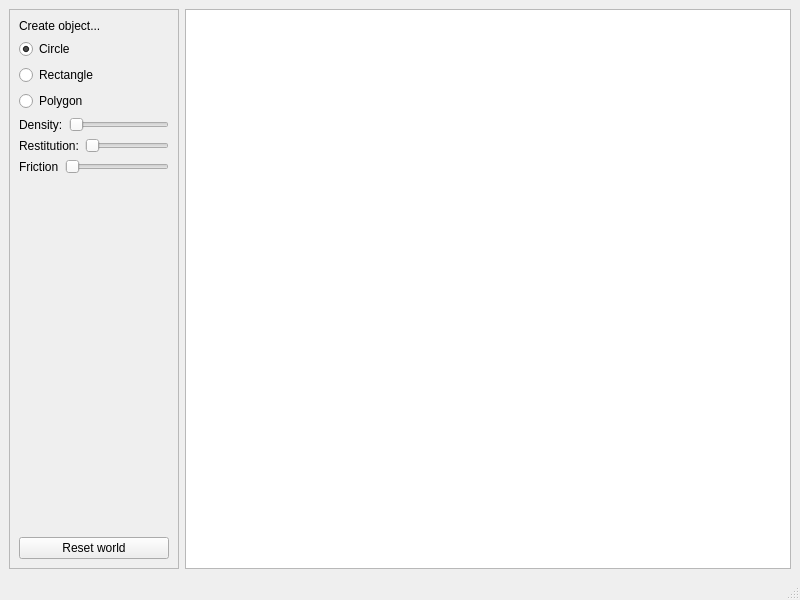
<?xml version="1.0" encoding="UTF-8"?>
<ui version="4.0">
 <class>sandboxClass</class>
 <widget class="QMainWindow" name="sandboxClass">
  <property name="geometry">
   <rect>
    <x>0</x>
    <y>0</y>
    <width>800</width>
    <height>600</height>
   </rect>
  </property>
  <property name="windowTitle">
   <string>MainWindow</string>
  </property>
  <widget class="QWidget" name="centralwidget">
   <layout class="QGridLayout" name="gridLayout">
    <item row="0" column="0">
     <layout class="QHBoxLayout" name="horizontalLayout_4">
      <item>
       <widget class="QFrame" name="frame">
        <property name="sizePolicy">
         <sizepolicy hsizetype="Fixed" vsizetype="Preferred">
          <horstretch>0</horstretch>
          <verstretch>0</verstretch>
         </sizepolicy>
        </property>
        <property name="frameShape">
         <enum>QFrame::StyledPanel</enum>
        </property>
        <property name="frameShadow">
         <enum>QFrame::Raised</enum>
        </property>
        <layout class="QVBoxLayout" name="verticalLayout_3">
         <item>
          <layout class="QVBoxLayout" name="verticalLayout_2">
           <item>
            <widget class="QLabel" name="createObjLabel">
             <property name="text">
              <string>Create object...</string>
             </property>
            </widget>
           </item>
           <item>
            <layout class="QVBoxLayout" name="verticalLayout">
             <item>
              <widget class="QRadioButton" name="circleRadio">
               <property name="text">
                <string>Circle</string>
               </property>
               <property name="checked">
                <bool>true</bool>
               </property>
               <attribute name="buttonGroup">
                <string>createGroup</string>
               </attribute>
              </widget>
             </item>
             <item>
              <widget class="QRadioButton" name="rectRadio">
               <property name="text">
                <string>Rectangle</string>
               </property>
               <attribute name="buttonGroup">
                <string>createGroup</string>
               </attribute>
              </widget>
             </item>
             <item>
              <widget class="QRadioButton" name="polyRadio">
               <property name="text">
                <string>Polygon</string>
               </property>
               <attribute name="buttonGroup">
                <string>createGroup</string>
               </attribute>
              </widget>
             </item>
            </layout>
           </item>
          </layout>
         </item>
         <item>
          <layout class="QHBoxLayout" name="horizontalLayout">
           <item>
            <widget class="QLabel" name="densitySlideLabel">
             <property name="text">
              <string>Density:</string>
             </property>
            </widget>
           </item>
           <item>
            <widget class="QSlider" name="densitySlider">
             <property name="orientation">
              <enum>Qt::Horizontal</enum>
             </property>
            </widget>
           </item>
          </layout>
         </item>
         <item>
          <layout class="QHBoxLayout" name="horizontalLayout_2">
           <item>
            <widget class="QLabel" name="restitutionSlide">
             <property name="text">
              <string>Restitution:</string>
             </property>
            </widget>
           </item>
           <item>
            <widget class="QSlider" name="restitutionSlider">
             <property name="maximum">
              <number>100</number>
             </property>
             <property name="orientation">
              <enum>Qt::Horizontal</enum>
             </property>
            </widget>
           </item>
          </layout>
         </item>
         <item>
          <layout class="QHBoxLayout" name="horizontalLayout_3">
           <item>
            <widget class="QLabel" name="frictionSlide">
             <property name="text">
              <string>Friction</string>
             </property>
            </widget>
           </item>
           <item>
            <widget class="QSlider" name="frictionSlider">
             <property name="maximum">
              <number>100</number>
             </property>
             <property name="orientation">
              <enum>Qt::Horizontal</enum>
             </property>
            </widget>
           </item>
          </layout>
         </item>
         <item>
          <spacer name="verticalSpacer">
           <property name="orientation">
            <enum>Qt::Vertical</enum>
           </property>
           <property name="sizeHint" stdset="0">
            <size>
             <width>20</width>
             <height>255</height>
            </size>
           </property>
          </spacer>
         </item>
         <item>
          <widget class="QPushButton" name="resetButton">
           <property name="text">
            <string>Reset world</string>
           </property>
          </widget>
         </item>
        </layout>
       </widget>
      </item>
      <item>
       <widget class="Box2DView" name="graphicsView">
        <property name="sizePolicy">
         <sizepolicy hsizetype="Preferred" vsizetype="Expanding">
          <horstretch>0</horstretch>
          <verstretch>0</verstretch>
         </sizepolicy>
        </property>
        <property name="minimumSize">
         <size>
          <width>500</width>
          <height>0</height>
         </size>
        </property>
        <property name="renderHints">
         <set>QPainter::Antialiasing|QPainter::HighQualityAntialiasing|QPainter::TextAntialiasing</set>
        </property>
       </widget>
      </item>
     </layout>
    </item>
   </layout>
  </widget>
  <widget class="QMenuBar" name="menubar">
   <property name="geometry">
    <rect>
     <x>0</x>
     <y>0</y>
     <width>800</width>
     <height>25</height>
    </rect>
   </property>
  </widget>
  <widget class="QStatusBar" name="statusbar"/>
 </widget>
 <customwidgets>
  <customwidget>
   <class>Box2DView</class>
   <extends>QGraphicsView</extends>
   <header>box2dview.h</header>
  </customwidget>
 </customwidgets>
 <resources/>
 <connections/>
 <buttongroups>
  <buttongroup name="createGroup"/>
 </buttongroups>
</ui>
